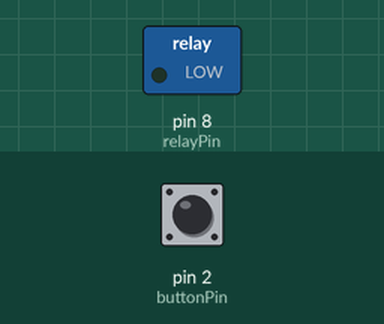
The sketch below on a simulated Arduino Uno, built with avr-gcc and run on an emulated ATmega328P. On the bench: switched loads named in the sketch (green lamp = pin HIGH). Inputs (shaded band) come from the test bench; at power-on: pin 2 (buttonPin) HIGH.

Above: at 1.2 s.
1.3 s: pin 2 (buttonPin) pulled LOW for 0.15 s
At 1.42 s:
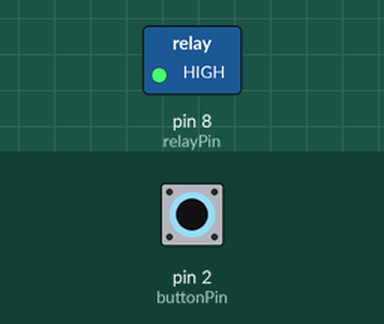
2.9 s: pin 2 (buttonPin) pulled LOW for 3.2 s
At 6.7 s:
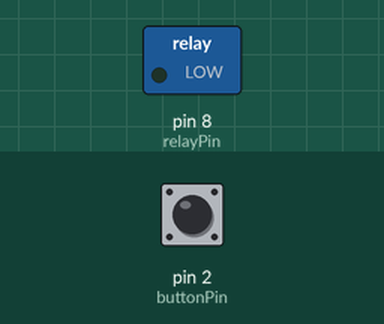
Timing chart, 0 to 8.2 s (numbered marks = the images above; inputs shaded):
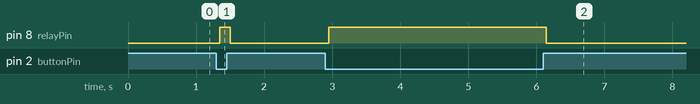

Measured:
- after the input at 1.3 s, pin 8 (relayPin): LOW → HIGH after 0.05 s, → LOW 0.15 s later
- after the input at 2.9 s, pin 8 (relayPin): LOW → HIGH after 0.05 s, → LOW 3.2 s later

The sketch:

relay_test_with_debounce.ino
```cpp
// Relay closes when button w/ debounce is pushed.

// button is connected to pin 2 and GND
// pin 2 is defined as HIGH until button pushed
// pin 8 to Relay pin S

const int buttonPin = 2;
const int relayPin = 8;

int buttonState = 0;
int lastButtonState = LOW;

unsigned long lastDebounceTime = 0;
unsigned long debounceDelay = 50;


void setup() {
  // put your setup code here, to run once:
pinMode(buttonPin, INPUT_PULLUP);
pinMode(relayPin, OUTPUT);
}

void loop() {
  buttonState= digitalRead(buttonPin);

  if (buttonState != lastButtonState) {
    lastDebounceTime = millis();
  }

  if ((millis() - lastDebounceTime) > debounceDelay) {
    if (buttonState == LOW) {          //button is pushed
      digitalWrite(relayPin, HIGH);
    } else {                           //button not pushed
      digitalWrite(relayPin, LOW);
    }
  }
  lastButtonState = buttonState;
}
```
